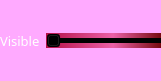
     <widget class="QFrame" name="frame_2">
      <property name="geometry">
       <rect>
        <x>40</x>
        <y>20</y>
        <width>161</width>
        <height>81</height>
       </rect>
      </property>
      <property name="styleSheet">
       <string notr="true">background-color: rgb(255, 170, 255);</string>
      </property>
      <property name="frameShape">
       <enum>QFrame::StyledPanel</enum>
      </property>
      <property name="frameShadow">
       <enum>QFrame::Raised</enum>
      </property>
      <widget class="QWidget" name="horizontalLayoutWidget">
       <property name="geometry">
        <rect>
         <x>0</x>
         <y>0</y>
         <width>217</width>
         <height>81</height>
        </rect>
       </property>
       <layout class="QHBoxLayout" name="horizontalLayout">
        <item>
         <widget class="QLabel" name="label_6">
          <property name="font">
           <font>
            <family>Arial Black</family>
            <pointsize>10</pointsize>
            <weight>10</weight>
            <italic>false</italic>
            <bold>false</bold>
           </font>
          </property>
          <property name="styleSheet">
           <string notr="true">color: rgb(255, 255, 255);
font: 87 10pt &quot;Arial Black&quot;;</string>
          </property>
          <property name="text">
           <string>Visible</string>
          </property>
         </widget>
        </item>
        <item>
         <widget class="QSlider" name="horizontalSlider">
          <property name="styleSheet">
           <string notr="true">background-color: qlineargradient(spread:pad, x1:0, y1:0, x2:1, y2:0, stop:0 rgba(180, 15, 71, 255), stop:0.55 rgba(236, 96, 167, 255), stop:0.98 rgba(106, 0, 0, 255), stop:1 rgba(0, 0, 0, 0));
</string>
          </property>
          <property name="maximum">
           <number>1</number>
          </property>
          <property name="orientation">
           <enum>Qt::Horizontal</enum>
          </property>
          <property name="invertedAppearance">
           <bool>false</bool>
          </property>
         </widget>
        </item>
        <item>
         <widget class="QLabel" name="label_7">
          <property name="font">
           <font>
            <family>Arial Black</family>
            <pointsize>8</pointsize>
            <weight>10</weight>
            <italic>false</italic>
            <bold>false</bold>
           </font>
          </property>
          <property name="styleSheet">
           <string notr="true">color: rgb(255, 255, 255);
font: 87 8pt &quot;Arial Black&quot;;</string>
          </property>
          <property name="text">
           <string>Invisible</string>
          </property>
         </widget>
        </item>
       </layout>
      </widget>
     </widget>
